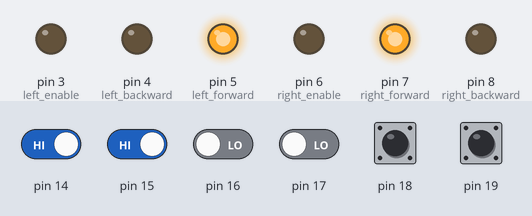
Recording of a sketch running on a simulated Arduino Uno, built with avr-gcc and run on an emulated ATmega328P. Parts: output pins drawn as LEDs (lit = HIGH). Inputs (shaded band) come from the test bench; at power-on: pin 14, pin 15, pin 18, pin 19 HIGH, pin 16, pin 17 LOW.

Above: at 1.2 s.
1.3 s: pin 14 driven LOW and pin 15 driven LOW
At 1.6 s:
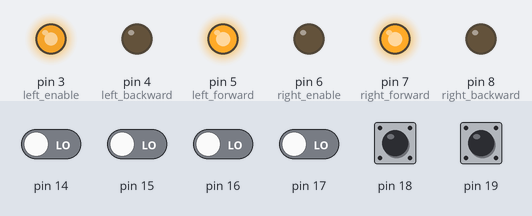
2.8 s: pin 14 driven HIGH
At 3.9 s:
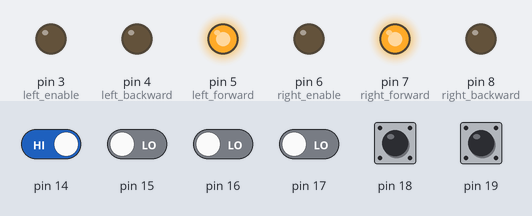
4.3 s: pin 14 driven LOW
At 5.1 s:
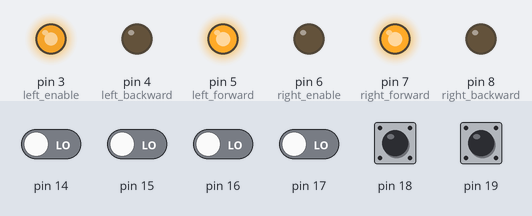
5.8 s: pin 15 driven HIGH
At 6.2 s:
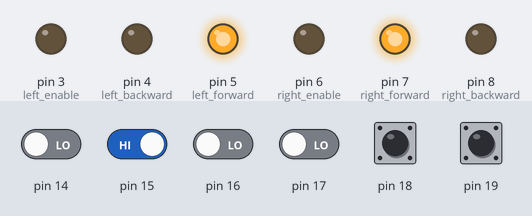
Timing chart, 0 to 8.3 s (numbered marks = the images above; inputs shaded):
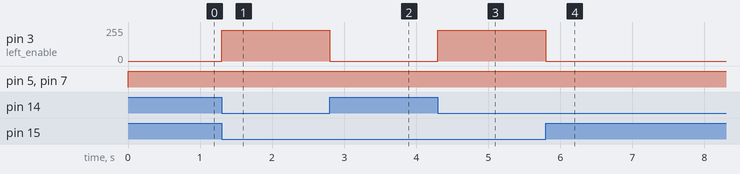

Measured:
- after the input at 1.3 s, pin 3 (left_enable): 0/255 → 230/255 at once
- after the input at 2.8 s, pin 3 (left_enable): 230/255 → 0/255 at once
- after the input at 4.3 s, pin 3 (left_enable): 0/255 → 230/255 at once
- after the input at 5.8 s, pin 3 (left_enable): 230/255 → 0/255 at once

The sketch:

code.ino
```cpp
int s1,s2,s3,s4,s5,s6,s7,s8;


int left_enable = 3;
int left_forward = 5;
int left_backward = 4;

int right_enable = 6;
int right_forward = 7;
int right_backward = 8;


void setup() {
  // put your setup code here, to run once:
  pinMode(14,INPUT);
  pinMode(15,INPUT);
  pinMode(16,INPUT);
  pinMode(17,INPUT);
  pinMode(18,INPUT);
  pinMode(19,INPUT);

  pinMode(left_enable,OUTPUT);
  pinMode(right_enable,OUTPUT);
  pinMode(left_forward,OUTPUT);
  pinMode(left_backward,OUTPUT);
  pinMode(right_forward,OUTPUT);
  pinMode(right_backward,OUTPUT);

  Serial.begin(9600);
}

void loop() {
  // put your main code here, to run repeatedly:

  s1=digitalRead(14);
  s2=digitalRead(15);
  s3=digitalRead(16);
  s4=digitalRead(17);
  s5=digitalRead(18);
  s6=digitalRead(19);
  //s7=digitalRead(9);
  //s8=digitalRead(11);
//  Serial.print(s1);
//  Serial.print(s2);
//  Serial.print(s3);
//  Serial.print(s4);
//  Serial.print(s5);
//  Serial.print(s6);
//  Serial.println(" ");
//  delay(3000);

 if((s1==0) && (s2==0) && (s3==1) && (s4==1) && (s5==0) && (s6==0)){
    Forword();
    }
 else if((s1==0) && (s2==0) && (s3==0) && (s4==1) && (s5==0) && (s6==0)){
      Forword();
    }
 else if((s1==0) && (s2==0) && (s3==1) && (s4==0) && (s5==0) && (s6==0)){
     Forword();
    }
 else if((s1==0) && (s2==1) && (s3==1) && (s4==0) && (s5==0) && (s6==0)){
     Forword();
    }
 else if((s1==0) && (s2==0) && (s3==0) && (s4==1) && (s5==1) && (s6==0)){
     Forword();
    }
 else if((s1==1) && (s2==1) && (s3==0) && (s4==0) && (s5==0) && (s6==0)){
     Left();
    }
 else if((s1==1) && (s2==0) && (s3==0) && (s4==0) && (s5==0) && (s6==0)){
     Left();
    }
 else if((s1==0) && (s2==1) && (s3==0) && (s4==0) && (s5==0) && (s6==0)){
     Left();
    }

 else if((s1==0) && (s2==0) && (s3==0) && (s4==0) && (s5==1) && (s6==1)){
      Right();
    }
 else if((s1==0) && (s2==0) && (s3==0) && (s4==0) && (s5==0) && (s6==1)){
      Right();
    }
 else if((s1==0) && (s2==0) && (s3==0) && (s4==0) && (s5==1) && (s6==0)){
      Right();
    }

  else {
    Stop();
  }


//  Forword();
//  delay(2000);
//  Right();
//  delay(2000);
//  Left();
//  delay(5000);
//  Stop();
//  delay(2000);
}


void Forword(){
  analogWrite(left_enable,200);
  analogWrite(right_enable,200);
  digitalWrite(right_backward,LOW);
  digitalWrite(right_forward,HIGH);
  digitalWrite(left_backward,LOW);
  digitalWrite(left_forward,HIGH);
}

void Right(){
  analogWrite(left_enable,230);
  analogWrite(right_enable,0);
  digitalWrite(right_backward,LOW);
  digitalWrite(right_forward,HIGH);
  digitalWrite(left_backward,LOW);
  digitalWrite(left_forward,HIGH);
}
void Left(){
  analogWrite(left_enable,0);
  analogWrite(right_enable,245);
  digitalWrite(right_backward,LOW);
  digitalWrite(right_forward,HIGH);
  digitalWrite(left_backward,LOW);
  digitalWrite(left_forward,HIGH);
}

void Stop(){
  analogWrite(left_enable,0);
  analogWrite(right_enable,0);
  digitalWrite(right_backward,LOW);
  digitalWrite(right_forward,HIGH);
  digitalWrite(left_backward,LOW);
  digitalWrite(left_forward,HIGH);
}
```
